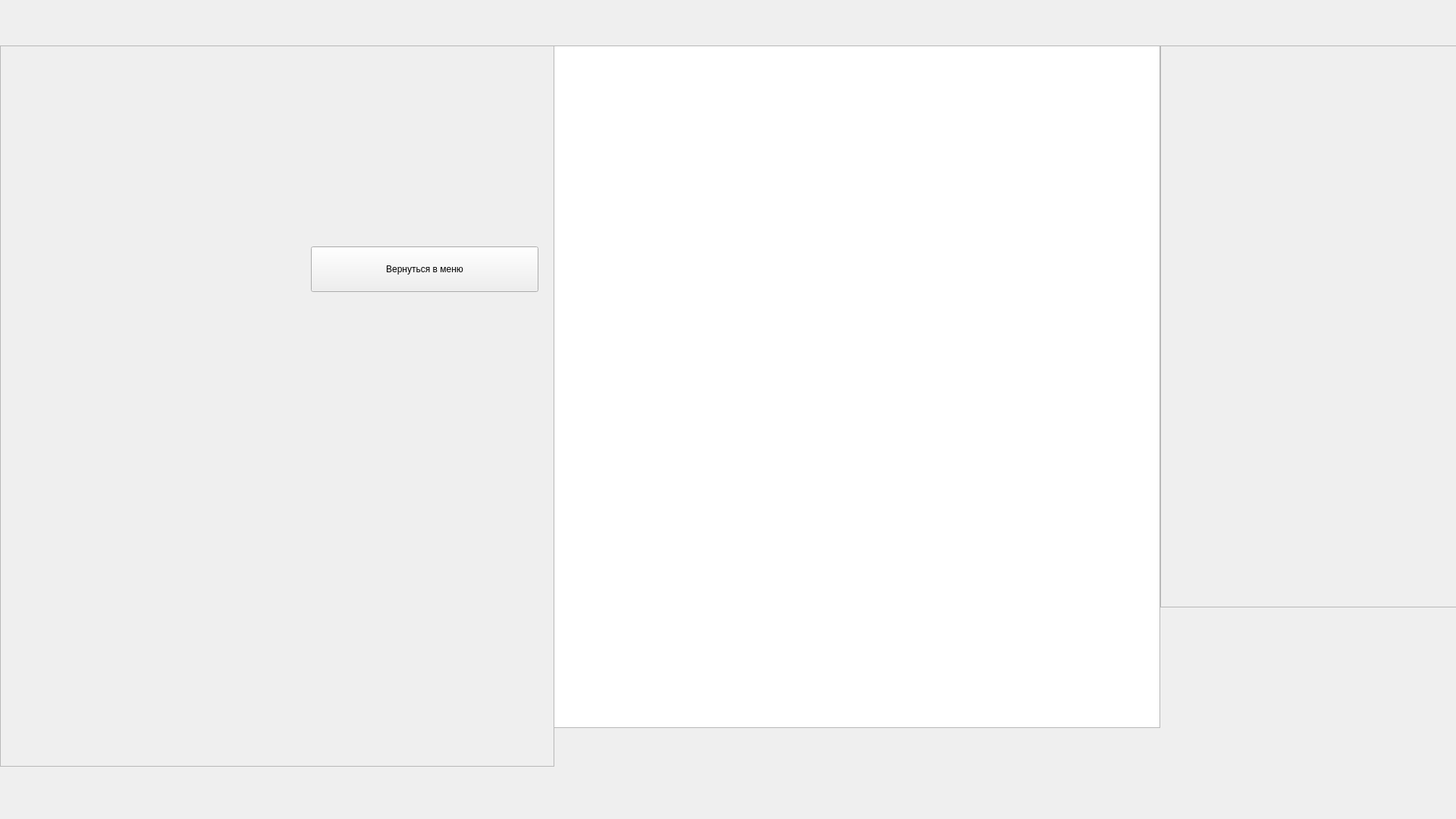
<?xml version="1.0" encoding="UTF-8"?>
<ui version="4.0">
 <class>help_browser</class>
 <widget class="QWidget" name="help_browser">
  <property name="geometry">
   <rect>
    <x>0</x>
    <y>0</y>
    <width>1920</width>
    <height>1080</height>
   </rect>
  </property>
  <property name="windowTitle">
   <string>Form</string>
  </property>
  <widget class="QTextBrowser" name="text_browser">
   <property name="geometry">
    <rect>
     <x>730</x>
     <y>60</y>
     <width>800</width>
     <height>900</height>
    </rect>
   </property>
  </widget>
  <widget class="QPushButton" name="close_button">
   <property name="geometry">
    <rect>
     <x>410</x>
     <y>325</y>
     <width>300</width>
     <height>60</height>
    </rect>
   </property>
   <property name="text">
    <string>Вернуться в меню</string>
   </property>
  </widget>
  <widget class="QFrame" name="crutch">
   <property name="geometry">
    <rect>
     <x>0</x>
     <y>60</y>
     <width>731</width>
     <height>951</height>
    </rect>
   </property>
   <property name="frameShape">
    <enum>QFrame::StyledPanel</enum>
   </property>
   <property name="frameShadow">
    <enum>QFrame::Raised</enum>
   </property>
  </widget>
  <widget class="QFrame" name="crutch_2">
   <property name="geometry">
    <rect>
     <x>1530</x>
     <y>60</y>
     <width>471</width>
     <height>741</height>
    </rect>
   </property>
   <property name="frameShape">
    <enum>QFrame::StyledPanel</enum>
   </property>
   <property name="frameShadow">
    <enum>QFrame::Raised</enum>
   </property>
  </widget>
  <zorder>crutch</zorder>
  <zorder>text_browser</zorder>
  <zorder>close_button</zorder>
  <zorder>crutch_2</zorder>
 </widget>
 <resources/>
 <connections/>
</ui>
